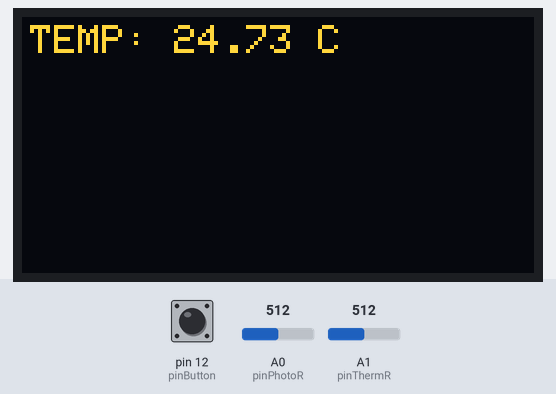
A sketch run on a simulated Arduino Uno, built with avr-gcc and run on an emulated ATmega328P. On the bench: 128×64 one-colour display. The inputs (shaded band) are chosen by the test bench; at power-on: pin 12 (pinButton) HIGH, A0 (pinPhotoR) = 512, A1 (pinThermR) = 512. The OLED is the two-colour kind (top 16 rows yellow); the display library's start-up logo is not drawn; what the sketch prints to the serial monitor is not drawn.

Above: at 3.2 s.
3.3 s: pin 12 (pinButton) pulled LOW for 1 s
At 4.9 s:
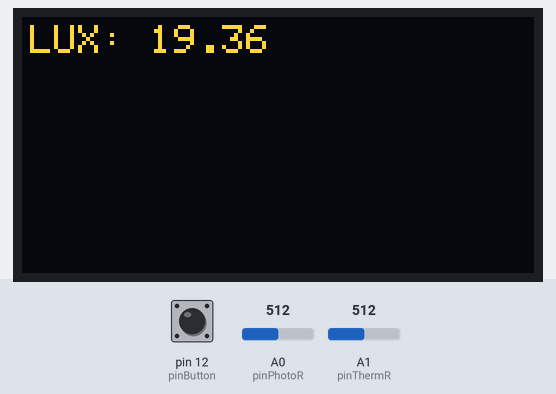
5.8 s: A0 (pinPhotoR) set to 0
At 6.3 s:
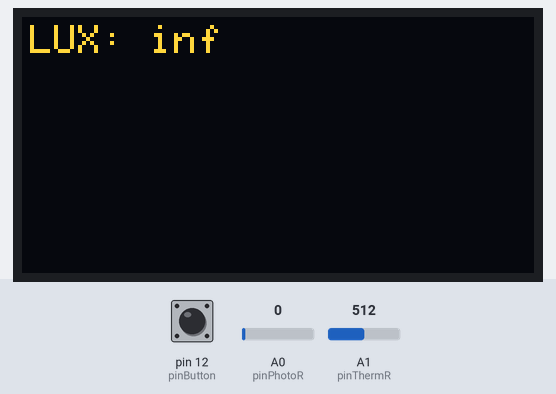
7.3 s: A0 (pinPhotoR) set to 122
At 8.7 s:
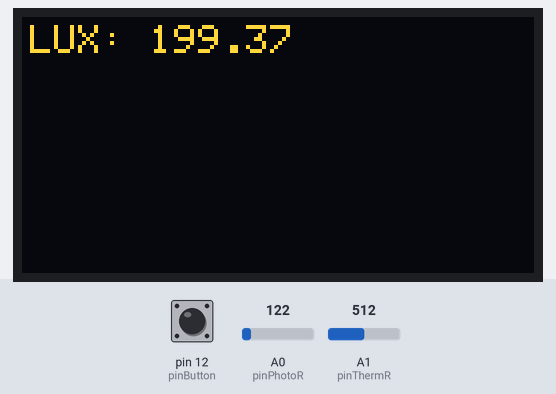
9.0 s: A0 (pinPhotoR) set to 306
At 10.2 s:
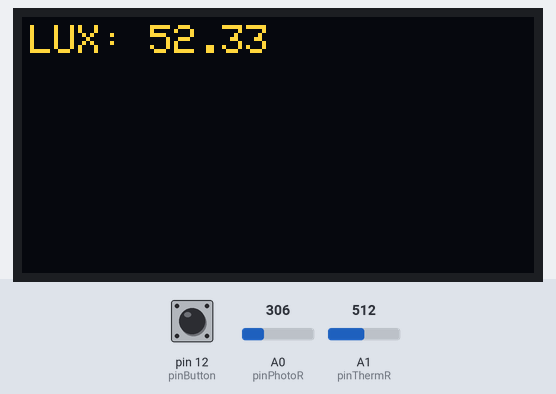
10.5 s: pin 12 (pinButton) pulled LOW for 0.35 s
At 11.8 s:
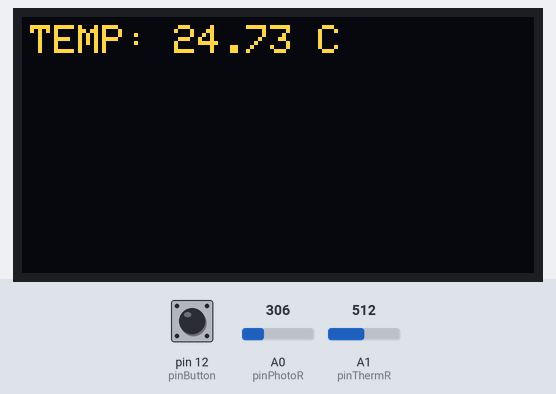
12.3 s: A1 (pinThermR) set to 716
At 13.3 s:
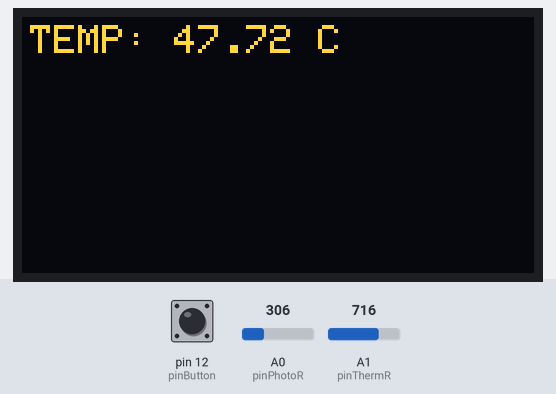
Timing chart, 0 to 15.0 s (numbered marks = the images above; inputs shaded):
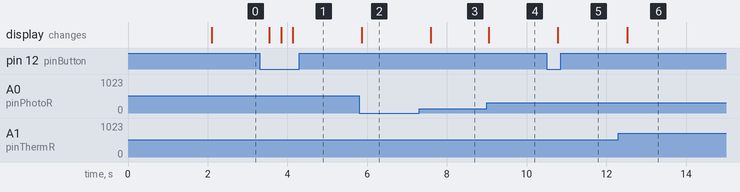

Measured:
- after the input at 3.3 s, the display: changes after 0.25 s (image 1)
- after the input at 5.8 s, the display: changes after 0.06 s (image 2)
- after the input at 7.3 s, the display: changes after 0.30 s (image 3)
- after the input at 9.0 s, the display: changes at once (image 4)
- after the input at 10.5 s, the display: changes after 0.28 s (image 5)
- after the input at 12.3 s, the display: changes after 0.22 s (image 6)

The sketch:

circuit.ino
```cpp
///////display
#include <Adafruit_SSD1306.h>
#define SCREEN_WIDTH 128 // OLED display width, in pixels
#define SCREEN_HEIGHT 64 // OLED display height, in pixels
#define SCREEN_ADDRESS 0x3C ///< See datasheet for Address; 0x3D for 128x64, 0x3C for 128x32
// Inicia um novo objeto do display oled
Adafruit_SSD1306 oledDisplay(SCREEN_WIDTH, SCREEN_HEIGHT);

//////Json
#include <ArduinoJson.h>
const int TAMANHO = 200;

// Pino do fotoressistor
const int pinPhotoR = A0;
// Pino do termistor
const int pinThermR = A1;
// Pino do botão
const int pinButton = 12;
// Resistência do fotoressistor
const int luxR1 = 10000;
// Resistência do termistor
const int thermR1 = 10000;
// Valor quando o fotoressistor detectar nenhuma luz
const float darkValue = 127410;
// Gamma do fotoressistor
const float gamma = 0.8582;

// Alterna entre mostrar a temperatura ou a luminosidade no display
bool showLUX = false;
// Luz UV atual
float lux;
// Temperatura atual
float temp;

void setup() {
	//inicializa comunicação serial
	Serial.begin(115200);
	// Inicia o display
	oledDisplay.begin(SSD1306_SWITCHCAPVCC, SCREEN_ADDRESS);

	// Show initial display buffer contents on the screen --
  	// the library initializes this with an Adafruit splash screen.
	  oledDisplay.display();
 	delay(2000); // Pause for 2 seconds

	 // Clear the buffer
  	oledDisplay.clearDisplay();

	// Inicia o pino do botão como input
	pinMode(pinButton, INPUT);
}

void loop() {
	// Valor bruto do fotoressistor
	float rawLux = analogRead(pinPhotoR);
	// Valor bruto do termistor
	float rawTemp = analogRead(pinThermR);

	StaticJsonDocument<TAMANHO> json; //cria o objeto Json dos valores dos sensores
	json["topic"] = "sensores";
	json["rawTemp"] = rawTemp;
	json["rawLux"] = rawLux;
	json["tempR1"] = thermR1;
	json["luxR1"] = luxR1;
	json["luxGamma"] = gamma;
	json["luxDarkValue"] = darkValue;

	serializeJson(json, Serial);
  	Serial.println();

	// Calcula a luminosidade atual
	lux = calcLux(rawLux);
	// Lê a temperatura atual
	temp = calcTemp(rawTemp);

	// Estado do botão
	int button = digitalRead(pinButton);
	if (button == LOW) {
		// Alterna entre mostrar a temperatura ou a luminosidade no display
		showLUX = !showLUX;
		// [DEBUG] Mostra temperatura e luminosidade
		Serial.println(String("TEMP: ") + temp);
		Serial.println(String("LUX: ") + lux);
	}

	// Mostra o display
	displayInfo();
	// Espera 0.25 segundos
	delay(250);
}

void displayInfo() {
	// Limpa o display
	oledDisplay.clearDisplay();

	// Muda o tamanho do texto
	oledDisplay.setTextSize(1);
	// Muda a cor do texto
	oledDisplay.setTextColor(SSD1306_WHITE);
	// Posição inicial do texto
	oledDisplay.setCursor(2,2);
	if (showLUX) {
		// Mostra a luminosidade
		oledDisplay.print("LUX: ");
		oledDisplay.print(lux);
	} else {
		// Mostra a temperatura
		oledDisplay.print("TEMP: ");
		oledDisplay.print(temp);
		oledDisplay.print(" C");
	}
	oledDisplay.println();

	// Aplica os comandos do display
	oledDisplay.display();
}

// Função para calcular a luminosidade a partir de um valor bruto
float calcLux(float raw) {
	// Converte de 0-1023 para 0v-5v
	float voltage = raw * (5.0 / 1023.0);
	float rLDR = luxR1 / ((5.0 / voltage) - 1);
	return pow(abs(darkValue / rLDR), 1.0/gamma);
}

//função que faz leitura da temperatura e retorna o valor em graus celcius
float calcTemp(float raw){
	//valores constante para calculo da temperatura
	float c1 = 1.009249522e-03, c2 = 2.378405444e-04, c3 = 2.019202697e-07;

	// Lê a entrada
  float tempOut = raw;
//calculo R2, demonstração no arquivo pdf da aula
  tempOut = thermR1 * (1023.0 / tempOut - 1.0);
  tempOut = log(tempOut);
// Equação de Steinhart–Hart
  tempOut = (1.0 / (c1 + c2*tempOut + c3*tempOut*tempOut*tempOut));// Equação de Steinhart–Hart
  tempOut = tempOut - 273.15; //temperatura em Graus celcius
  //Tf = (Tc * 9.0)/ 5.0 + 32.0; // temp em fahrenheit
  return tempOut;
}
```
